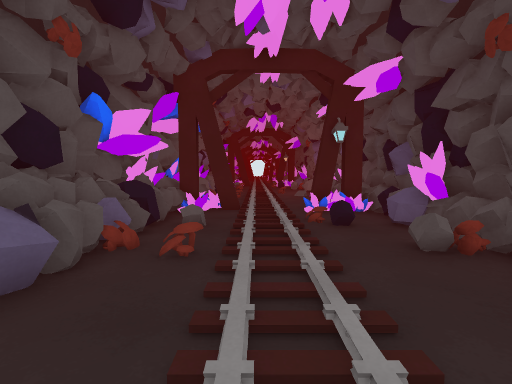
View 1 (above)

12 first-person views from a walk through a scene from a Unity 3-D project. The camera is 1.4 m above the floor, tilts 4° down and sees 85° across. The floor is counted in squares, 1 m on a side. Each view is taken from the middle of a square. On the plan, view 1 faces up. The plan holds only what a view shows up to about 14 squares ahead; the rest is blank. The place goes on beyond the plan. Some animated figures are left out.

View 2
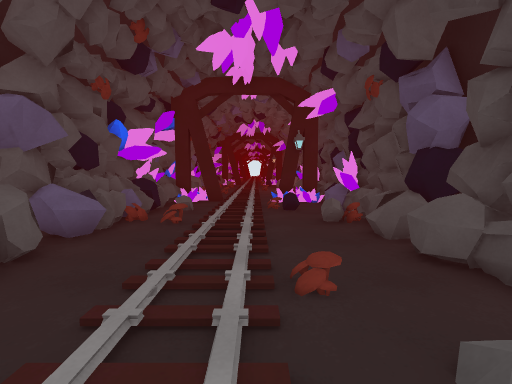

View 3
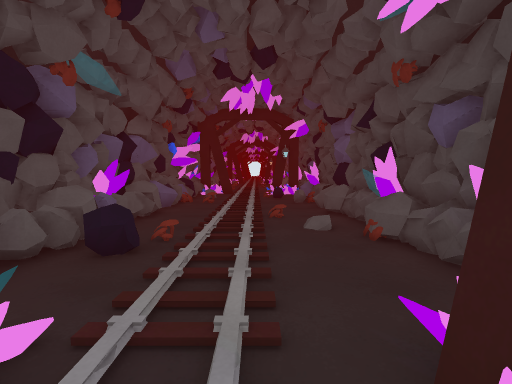

View 4
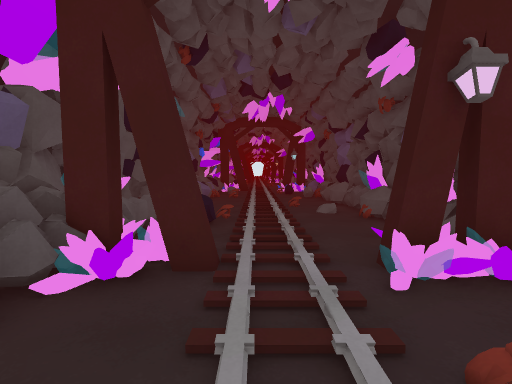

View 5
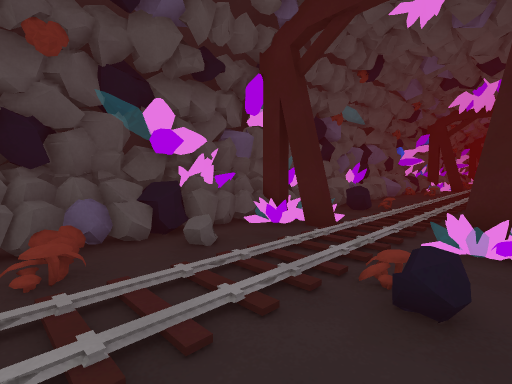

View 6
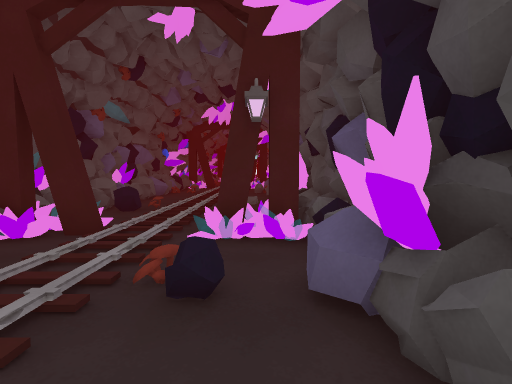

View 7
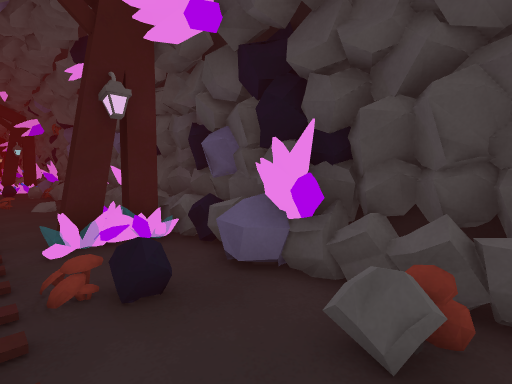

View 8
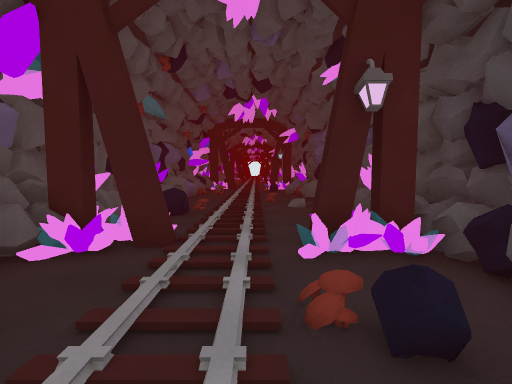

View 9
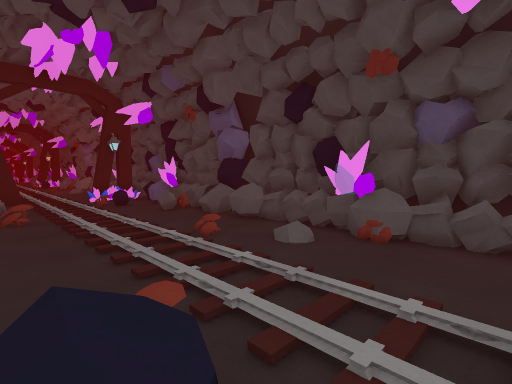

View 10
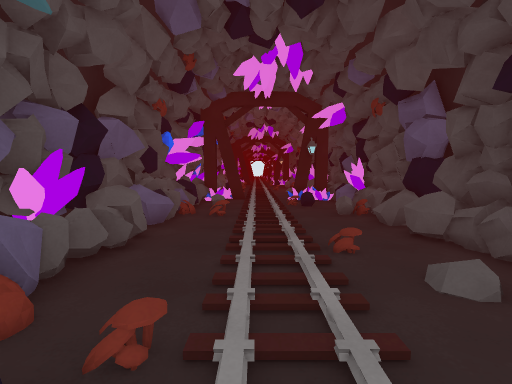

View 11
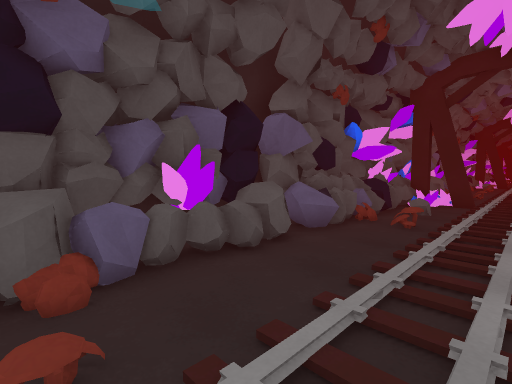

View 12
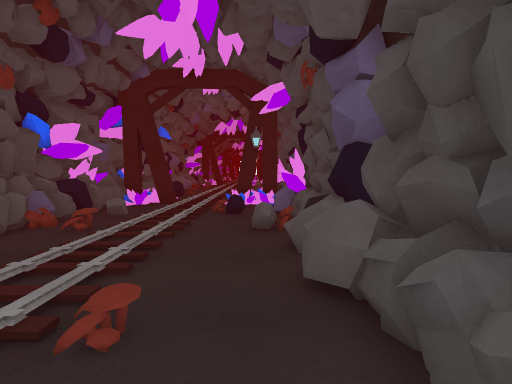

### Floor plan
Key: @ floor where view 1 was taken; # wall or solid block; . floor; / step, stairs or slope; = window, fence, low wall or low ledge; ^ raised ledge; O other object.
Columns run from 4 left of view 1 to 5 right of it. Each row starts with its distance up from view 1.
 11  ###//##
 10  ##.//####
  9  #..//..=#
  8 ##..//=.^#
  7 ##..//=.##
  6 #=..//..##
  5 ##.O//.=##
  4 #=..//..##
  3 #=..//..=#
  2 ##..//..^#
  1 #=..//..##
  0 ##..@//.=#
 -1 #=..////##
 -2 ###.//./##
 -3 #==#//..##
 -4 #^==//..=#
 -5 #=..//..##
 -6 ##..//..##
 -7 ####///##
 -8  ###//####
 -9  #=.//=.##
-10 ##..///.=#
-11 ##..//=.##
-12 #=..//..##
-13 ##////.=##
-14 #=./// .=#

Positions as (right, up) in squares from view 1, and headings:
1: (0, 0), facing up
2: (1, -3), facing up
3: (1, -9), facing up
4: (0, -12), facing up
5: (3, -14), facing up-left
6: (3, -14), facing up
7: (1, -14), facing up-right
8: (1, -13), facing up
9: (-2, -5), facing up-right
10: (0, -5), facing up
11: (1, -3), facing up-left
12: (3, -2), facing up
